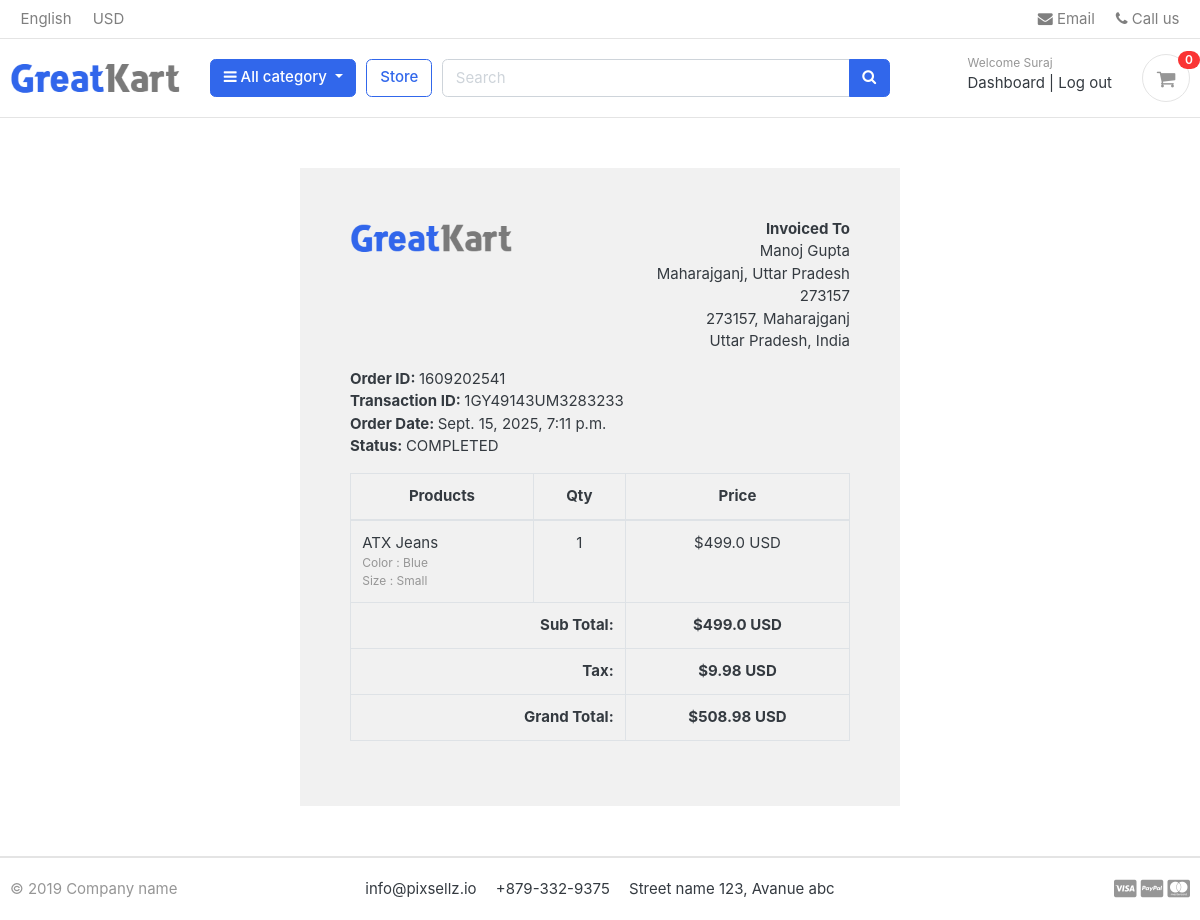
Screenshot of /accounts/order_detail/1609202541/ (signed in) with the database file from the repository.
### accounts/models.py (models this page shows, shortened)
class Account(AbstractBaseUser):
    first_name = models.CharField(max_length=100)
    last_name = models.CharField(max_length=100)
    username = models.CharField(max_length=100, unique=True)
    email = models.CharField(max_length=100, unique=True)
    mobile_number = models.CharField(max_length=13)
    date_joined = models.DateTimeField(auto_now_add=True)
    last_login = models.DateTimeField(auto_now=True)
    is_admin = models.BooleanField(default=False)
    is_staff = models.BooleanField(default=False)
    is_active = models.BooleanField(default=False)
    is_superadmin = models.BooleanField(default=False)
    USERNAME_FIELD = 'email'
    REQUIRED_FIELDS = ['username', 'first_name', 'last_name']
    objects = MyAccountManager()

### orders/models.py (models this page shows, shortened)
class Order(models.Model):
    STATUS = (
        ('New', 'New'),
        ('Accepted', 'Accepted'),
        ('Completed', 'Completed'),
        ('Cancelled', 'Cancelled'),
    )
    user = models.ForeignKey(Account, on_delete=models.SET_NULL, null=True)
    payment = models.ForeignKey(Payment, on_delete=models.SET_NULL, blank=True, null=True)
    order_number = models.CharField(max_length=20)
    first_name = models.CharField(max_length=50)
    last_name = models.CharField(max_length=50)
    phone = models.CharField(max_length=15)
    email = models.EmailField(max_length=50)
    address_line_1 = models.CharField(max_length=50)
    address_line_2 = models.CharField(max_length=50, blank=True)
    pin_code = models.CharField(max_length=20)
    city = models.CharField(max_length=50)
    state = models.CharField(max_length=50)
    country = models.CharField(max_length=50)
    order_note = models.CharField(max_length=100, blank=True)
    order_total = models.FloatField()
    tax = models.FloatField()
    status = models.CharField(max_length=10, choices=STATUS, default='New')
    ip = models.CharField(blank=True, max_length=20)
    is_ordered = models.BooleanField(default=False)
    created_at = models.DateTimeField(auto_now_add=True)
    updated_at = models.DateTimeField(auto_now=True)
    def full_name(self):
        return f'{self.first_name} {self.last_name}'
    def full_address(self):
        return f'{self.address_line_1} {self.address_line_2}'

class Payment(models.Model):
    user = models.ForeignKey(Account, on_delete=models.CASCADE)
    payment_id = models.CharField(max_length=100)
    payment_method = models.CharField(max_length=100)
    amount_paid = models.CharField(max_length=100) # this is the total amount paid
    status = models.CharField(max_length=100)
    created_at = models.DateTimeField(auto_now_add=True)

class OrderProduct(models.Model):
    order = models.ForeignKey(Order, on_delete=models.CASCADE)
    payment = models.ForeignKey(Payment, on_delete=models.SET_NULL, blank=True, null=True)
    user = models.ForeignKey(Account, on_delete=models.CASCADE)
    product = models.ForeignKey(Product, on_delete=models.CASCADE)
    variations = models.ManyToManyField(Variation, blank=True)
    quantity = models.IntegerField()
    product_price = models.FloatField()
    ordered = models.BooleanField(default=False)
    created_at = models.DateTimeField(auto_now_add=True)
    updated_at = models.DateTimeField(auto_now=True)

### store/models.py (models this page shows, shortened)
class Product(models.Model):
    product_name     = models.CharField(max_length=100, unique=True)
    slug             = models.CharField(max_length=100, unique=True)
    description      = models.TextField(max_length=255, blank=True)
    price            = models.IntegerField()
    product_images   = models.ImageField(upload_to='photos/products')
    stock            = models.IntegerField()
    is_available     = models.BooleanField(default=True)
    category         = models.ForeignKey(Category, on_delete=models.CASCADE)
    created_at       = models.DateTimeField(auto_now_add=True)
    updated_at       = models.DateTimeField(auto_now=True)

class Variation(models.Model):
    product             = models.ForeignKey(Product, on_delete=models.CASCADE)
    variation_category  = models.CharField(max_length=255, choices=variation_category_choice)
    variation_value     = models.CharField(max_length=255)
    is_active           = models.BooleanField(default=True)
    created_date         = models.DateTimeField(auto_now=True)
    class Meta:
        ordering = ['variation_category']
    objects = VariationManager()

### accounts/views.py (the view)
# urls.py: path('order_detail/<int:order_id>/', views.order_detail, name='order_detail'),
@login_required(login_url='login')
def order_detail(request, order_id):
    order = Order.objects.get(order_number=order_id)
    order_detail = OrderProduct.objects.filter(order=order)
    subtotal = 0
    for i in order_detail:
        subtotal += i.product_price * i.quantity
    context = {
        "order_detail": order_detail,
        "order": order,
        "subtotal": subtotal
    }
    return render(request, 'accounts/order_detail.html', context)

### carts/context_processors.py (called while the page is built)
def counter(request):
    cart_count = 0
    if 'admin' in request.path:
        return {}
    else:
        try:
            cart = Cart.objects.filter(cart_id=_cart_id(request))
            if request.user.is_authenticated:
                cart_items = CartItem.objects.all().filter(user=request.user)
            else:
                cart_items = CartItem.objects.all().filter(cart=cart[:1])
            for cart_item in cart_items:
                cart_count += cart_item.quantity
        except Cart.DoesNotExist:
            cart_count = 0
    return dict(cart_count=cart_count)

### carts/views.py (called while the page is built)
def _cart_id(request):
    cart = request.session.session_key
    if not cart:
        cart = request.session.create() # create the cart id present in the session id
    return cart

### category/context_processors.py (called while the page is built)
def menu_links(request):
    links = Category.objects.all()
    return dict(links=links)

### category/models.py (called while the page is built)
    def get_url(self):
        return reverse('products_by_category', args=[self.slug])

### templates/accounts/order_detail.html (shortened to what this page needs)
{% extends 'base.html' %}
{% load static %}
{% block content %}
<div class="container" style="margin: 0 auto;width: 50%;padding: 50px;background: #f1f1f1;margin-top: 50px;margin-bottom: 50px;">
    <div class="row invoice row-printable">
        <div class="col-md-12">
            <div class="panel panel-default plain" id="dash_0">
                <div class="panel-body p30">
                    <div class="row">
                        <div class="col-lg-6">
                            <div class="invoice-logo"><img src="{% static '/images/logo.png' %}" alt="Invoice logo" style="max-height: 40px;"></div>
                        </div>
                        <div class="col-lg-6">
                            <div class="invoice-from">
                                <ul class="list-unstyled text-right">
                                    <li><strong>Invoiced To</strong></li>
                                    <li>{{order.full_name}}</li>
                                    <li>{{order.full_address}}</li>
                                    <li>{{order.pin_code}}, {{order.city}}</li>
                                    <li>{{order.state}}, {{order.country}}</li>
                                </ul>
                            </div>
                        </div>
                        <div class="col-lg-12">
                            <div class="invoice-details mt25">
                                <div class="well">
                                    <ul class="list-unstyled mb0">
                                        <li><strong>Order ID: </strong>{{order.order_number}}</li>
                                        <li><strong>Transaction ID: </strong>{{order.payment.payment_id}}</li>
                                        <li><strong>Order Date: </strong>{{order.created_at}}</li>
                                        <li><strong>Status: </strong>{{order.payment.status}}</li>
                                    </ul>
                                </div>
                            </div>
                            <div class="invoice-items">
                                <div class="table-responsive" style="overflow: hidden; outline: none;" tabindex="0">
                                    <table class="table table-bordered">
                                        <thead>
                                            <tr>
                                                <th class="per70 text-center">Products</th>
                                                <th class="per5 text-center">Qty</th>
                                                <th class="per25 text-center">Price</th>
                                            </tr>
                                        </thead>
                                        <tbody>
                                          {% for item in order_detail %}
                                            <tr>
                                                <td>{{item.product.product_name}}
                                                  <p class="text-muted small">
                                          					{% if item.variations.all %}
                                          						{% for i in item.variations.all %}
                                          							{{ i.variation_category | title }} : {{ i.variation_value | title }} <br>
                                          						{% endfor %}
                                          					{% endif %}
                                          				</p>
                                                </td>
                                                <td class="text-center">{{item.quantity}}</td>
                                                <td class="text-center">${{item.product_price}} USD</td>
                                            </tr>
                                          {% endfor %}
                                        </tbody>
                                        <tfoot>
                                            <tr>
                                                <th colspan="2" class="text-right">Sub Total:</th>
                                                <th class="text-center">${{subtotal}} USD</th>
                                            </tr>
                                            <tr>
                                                <th colspan="2" class="text-right">Tax:</th>
                                                <th class="text-center">${{order.tax}} USD</th>
                                            </tr>
                                            <tr>
                                                <th colspan="2" class="text-right">Grand Total:</th>
                                                <th class="text-center">${{order.order_total}} USD</th>
                                            </tr>
                                        </tfoot>
                                    </table>
                                </div>
                            </div>
                        </div>
                    </div>
                </div>
            </div>
        </div>
    </div>
    </div>
{% endblock %}

### templates/includes/navbar.html (shortened to what this page needs)
{% load static %}
<header class="section-header">
      <nav class="navbar p-md-0 navbar-expand-sm navbar-light border-bottom">
        <div class="container">
          <div class="collapse navbar-collapse" id="navbarTop4">
            <ul class="navbar-nav mr-auto">
              <li class="nav-item dropdown">
                <a href="#" class="nav-link"> English </a>
              </li>
              <li class="nav-item dropdown">
                <a href="#" class="nav-link"> USD </a>
              </li>
            </ul>
            <ul class="navbar-nav">
              <li>
                <a href="#" class="nav-link">
                  <i class="fa fa-envelope"></i> Email
                </a>
              </li>
              <li>
                <a href="#" class="nav-link">
                  <i class="fa fa-phone"></i> Call us
                </a>
              </li>
            </ul>
          </div>
        </div>
      </nav>
      <section class="header-main border-bottom">
        <div class="container">
          <div class="row align-items-center">
            <div class="col-lg-2 col-md-3 col-6">
              <a href="{% url "home" %}" class="brand-wrap">
                <img class="logo" src="{% static 'images/logo.png' %}" />
              </a>
            </div>
            <div class="col-lg col-sm col-md col-6 flex-grow-0">
              <div class="category-wrap dropdown d-inline-block float-right">
                <button
                  type="button"
                  class="btn btn-primary dropdown-toggle"
                  data-toggle="dropdown"
                >
                  <i class="fa fa-bars"></i> All category
                </button>
              </div>
            </div>
            <a href="{% url "store" %}" class="btn btn-outline-primary">Store</a>
            <div class="col-lg col-md-6 col-sm-12 col">
              <form action="{% url "search" %}" class="search">
                <div class="input-group w-100">
                  <input
                    type="text"
                    name="keyword"
                    class="form-control"
                    style="width: 60%"
                    placeholder="Search"
                  />
                  <div class="input-group-append">
                    <button class="btn btn-primary" type="submit">
                      <i class="fa fa-search"></i>
                    </button>
                  </div>
                </div>
              </form>
            </div>
            <div class="col-lg-3 col-sm-6 col-8 order-2 order-lg-3">
              <div class="d-flex justify-content-end mb-3 mb-lg-0">
                {% if user.id is None %}
                  <div class="widget-header">
                    <small class="title text-muted">Welcome guest!</small>
                    <div>
                      <a href="{% url "login" %}">Log in</a>
                      <span class="dark-transp"> | </span>
                      <a href="{% url "register" %}"> Register</a>
                    </div>
                  </div>
                {% else %}
                    <div class="widget-header">
                    <small class="title text-muted">Welcome {{ user.first_name }}</small>
                    <div>
                      <a href="{% url "dashboard" %}">Dashboard</a>
                      <span class="dark-transp"> | </span>
                      <a href="{% url "logout" %}"> Log out</a>
                    </div>
                  </div>
                {% endif %}
                <a href="{% url "cart" %}" class="widget-header pl-3 ml-3">
                  <div class="icon icon-sm rounded-circle border">
                    <i class="fa fa-shopping-cart"></i>
                  </div>
                  <span class="badge badge-pill badge-danger notify">{{ cart_count }}</span>
                </a>
              </div>
            </div>
          </div>
        </div>
      </section>
    </header>

### static/css/ui.css (style rules this page uses)
html { font-family: "Inter", sans-serif; font-size: 15px; }
.icon-xs, .icon-sm, .icon-md, .icon-lg { display: inline-block; text-align: center; flex-shrink: 0; flex-grow: 0; }
.icon-sm { width: 48px; height: 48px; line-height: 48px !important; font-size: 20px; }
p:last-child { margin-bottom: 0; }
.header-main { position: relative; padding-top: 1rem; padding-bottom: 1rem; }
.brand-wrap .logo, .navbar-brand .logo { margin-right: 7px; max-height: 42px; display: inline-block; }
.widget-header { display: inline-block; vertical-align: middle; position: relative; }
.widget-header a { color: #343a40; }
.widget-header i { color: #969696; }
.widget-header .title { display: block; }
.widget-header .notify { position: absolute; top: -3px; right: -10px; }
[class*=list-] li:after { visibility: hidden; display: block; content: ""; overflow: hidden; height: 0; clear: both; }
.notify { position: absolute; top: -4px; right: -10px; display: inline-block; padding: 0.25em 0.6em; font-size: 12px; line-height: 1; text-align: center; border-radius: 3rem; color: #fff; background-color: #fa3434; }

### rows the page displays
Account: first_name "Suraj"
Order: full_name "Manoj Gupta", full_address "Maharajganj, Uttar Pradesh 273157", pin_code "273157", city "Maharajganj", state "Uttar Pradesh", country "India", order_number "1609202541", payment.payment_id "1GY49143UM3283233", created_at "Sept. 15, 2025, 7:11 p.m.", payment.status "COMPLETED", tax "9.98", order_total "508.98"
OrderProduct: product.product_name "ATX Jeans", quantity "1", product_price "499.0"
Variation: variation_category "Color", variation_value "Blue"
Variation: variation_category "Size", variation_value "Small"

### other values shown
{{ cart_count }} "0"
{{ subtotal }} "499.0"
